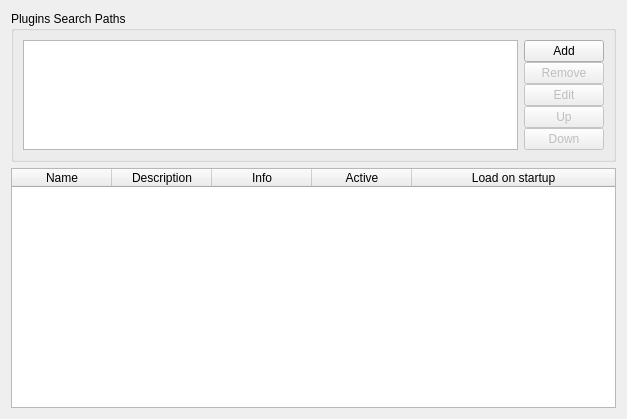
<?xml version="1.0" encoding="UTF-8"?>
<ui version="4.0">
 <class>pluginManagerForm</class>
 <widget class="QWidget" name="pluginManagerForm">
  <property name="geometry">
   <rect>
    <x>0</x>
    <y>0</y>
    <width>627</width>
    <height>419</height>
   </rect>
  </property>
  <property name="windowTitle">
   <string>Form</string>
  </property>
  <layout class="QVBoxLayout" name="verticalLayout_2">
   <item>
    <widget class="QGroupBox" name="pathGroupBox">
     <property name="sizePolicy">
      <sizepolicy hsizetype="Preferred" vsizetype="Preferred">
       <horstretch>0</horstretch>
       <verstretch>1</verstretch>
      </sizepolicy>
     </property>
     <property name="sizeIncrement">
      <size>
       <width>0</width>
       <height>0</height>
      </size>
     </property>
     <property name="title">
      <string>Plugins Search Paths</string>
     </property>
     <layout class="QHBoxLayout" name="pathGroupHorizontalLayout">
      <item>
       <widget class="QListWidget" name="pathListWidget">
        <property name="sizePolicy">
         <sizepolicy hsizetype="Expanding" vsizetype="Expanding">
          <horstretch>0</horstretch>
          <verstretch>0</verstretch>
         </sizepolicy>
        </property>
        <property name="dragDropMode">
         <enum>QAbstractItemView::InternalMove</enum>
        </property>
        <property name="selectionMode">
         <enum>QAbstractItemView::ExtendedSelection</enum>
        </property>
        <property name="verticalScrollMode">
         <enum>QAbstractItemView::ScrollPerPixel</enum>
        </property>
       </widget>
      </item>
      <item>
       <layout class="QVBoxLayout" name="buttonsVerticalLayout">
        <property name="spacing">
         <number>0</number>
        </property>
        <item>
         <widget class="QPushButton" name="addButton">
          <property name="toolTip">
           <string>Add a new item.</string>
          </property>
          <property name="text">
           <string>Add</string>
          </property>
          <property name="icon">
           <iconset resource="../../images/resources.qrc">
            <normaloff>:/add.svg</normaloff>:/add.svg</iconset>
          </property>
          <property name="shortcut">
           <string>Ctrl++</string>
          </property>
         </widget>
        </item>
        <item>
         <widget class="QPushButton" name="removeButton">
          <property name="enabled">
           <bool>false</bool>
          </property>
          <property name="toolTip">
           <string>Remove selected items.</string>
          </property>
          <property name="text">
           <string>Remove</string>
          </property>
          <property name="icon">
           <iconset resource="../../images/resources.qrc">
            <normaloff>:/remove.svg</normaloff>:/remove.svg</iconset>
          </property>
          <property name="shortcut">
           <string>Ctrl+-</string>
          </property>
         </widget>
        </item>
        <item>
         <widget class="QPushButton" name="editButton">
          <property name="enabled">
           <bool>false</bool>
          </property>
          <property name="toolTip">
           <string>Edit selected item.</string>
          </property>
          <property name="text">
           <string>Edit</string>
          </property>
          <property name="icon">
           <iconset resource="../../images/resources.qrc">
            <normaloff>:/edit.svg</normaloff>:/edit.svg</iconset>
          </property>
         </widget>
        </item>
        <item>
         <widget class="QPushButton" name="upButton">
          <property name="enabled">
           <bool>false</bool>
          </property>
          <property name="toolTip">
           <string>Move selected items one position up.</string>
          </property>
          <property name="text">
           <string>Up</string>
          </property>
          <property name="icon">
           <iconset resource="../../images/resources.qrc">
            <normaloff>:/go-up.svg</normaloff>:/go-up.svg</iconset>
          </property>
         </widget>
        </item>
        <item>
         <widget class="QPushButton" name="downButton">
          <property name="enabled">
           <bool>false</bool>
          </property>
          <property name="toolTip">
           <string>Move selected items one position down.</string>
          </property>
          <property name="text">
           <string>Down</string>
          </property>
          <property name="icon">
           <iconset resource="../../images/resources.qrc">
            <normaloff>:/go-down.svg</normaloff>:/go-down.svg</iconset>
          </property>
         </widget>
        </item>
        <item>
         <spacer name="buttonSpacer">
          <property name="orientation">
           <enum>Qt::Vertical</enum>
          </property>
          <property name="sizeHint" stdset="0">
           <size>
            <width>20</width>
            <height>40</height>
           </size>
          </property>
         </spacer>
        </item>
       </layout>
      </item>
     </layout>
    </widget>
   </item>
   <item>
    <widget class="QTableWidget" name="pluginsTableWidget">
     <property name="sizePolicy">
      <sizepolicy hsizetype="Expanding" vsizetype="Expanding">
       <horstretch>0</horstretch>
       <verstretch>2</verstretch>
      </sizepolicy>
     </property>
     <property name="sizeIncrement">
      <size>
       <width>0</width>
       <height>0</height>
      </size>
     </property>
     <property name="verticalScrollMode">
      <enum>QAbstractItemView::ScrollPerPixel</enum>
     </property>
     <property name="horizontalScrollMode">
      <enum>QAbstractItemView::ScrollPerPixel</enum>
     </property>
     <attribute name="horizontalHeaderStretchLastSection">
      <bool>true</bool>
     </attribute>
     <attribute name="verticalHeaderVisible">
      <bool>false</bool>
     </attribute>
     <attribute name="verticalHeaderVisible">
      <bool>false</bool>
     </attribute>
     <column>
      <property name="text">
       <string>Name</string>
      </property>
     </column>
     <column>
      <property name="text">
       <string>Description</string>
      </property>
     </column>
     <column>
      <property name="text">
       <string>Info</string>
      </property>
     </column>
     <column>
      <property name="text">
       <string>Active</string>
      </property>
     </column>
     <column>
      <property name="text">
       <string>Load on startup</string>
      </property>
      <property name="toolTip">
       <string>Load this plagin at application startup time.</string>
      </property>
     </column>
    </widget>
   </item>
  </layout>
 </widget>
 <resources>
  <include location="../../images/resources.qrc"/>
 </resources>
 <connections/>
</ui>
